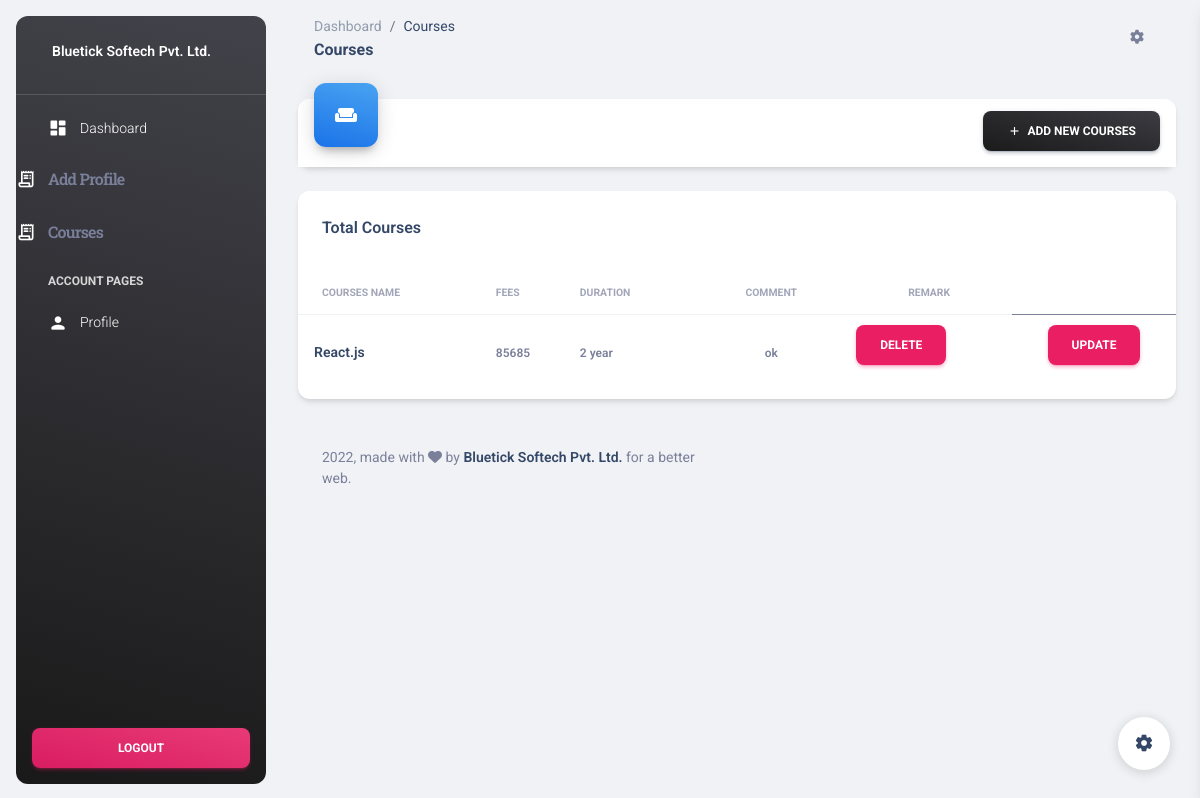
Before: /courses/ with the older database file.
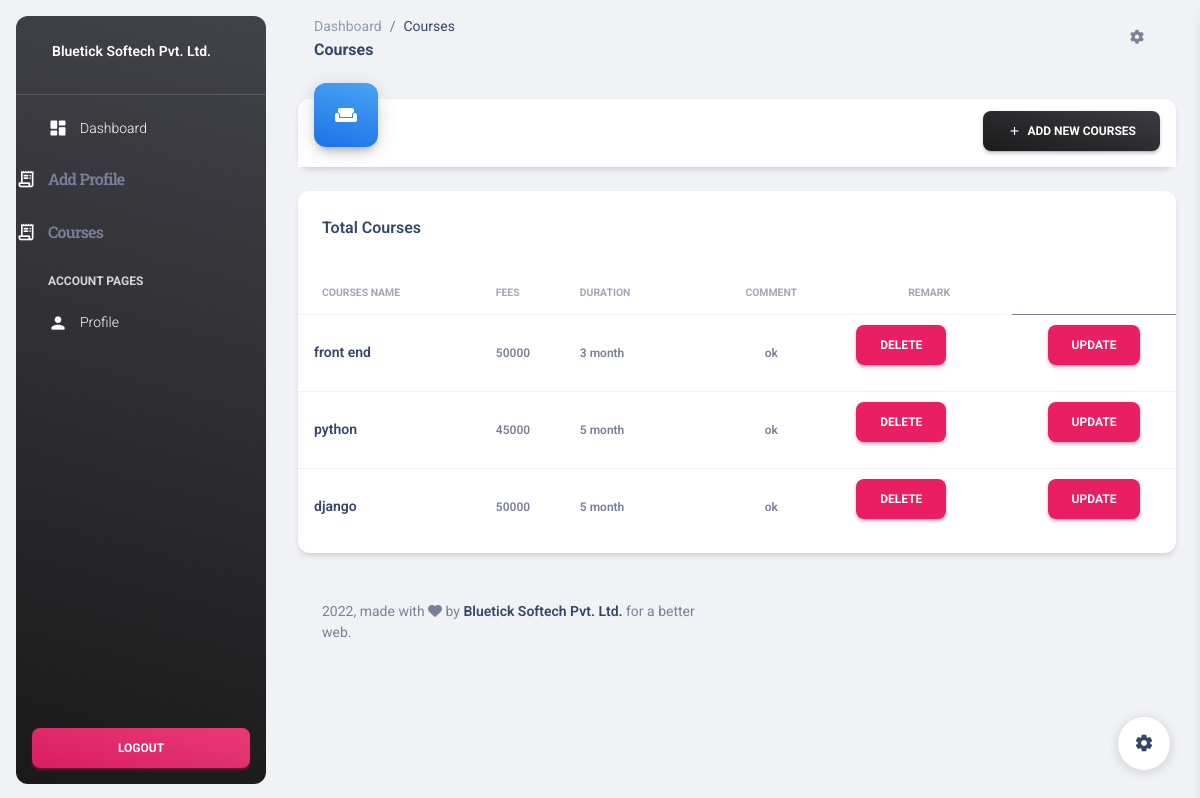
After: the same page with the newer database file.
### hrm/models.py (models this page shows, shortened)
class AddCourses(models.Model):
    course = models.CharField(max_length=100)
    fees = models.IntegerField()
    duration = models.CharField(max_length=100)
    desc = models.CharField(max_length=255)
    is_active=models.BooleanField(default=True)

### hrm/views.py (the view)
# urls.py: path('courses/', views.courses, name='courses'),
def courses(request):
    stu = AddCourses.objects.filter(is_active=True).order_by('id')
    return render(request, 'hrm/courses.html',
                  { 'request':request,
                      'stu':stu,
                   }
                  )

### hrm/templates/hrm/courses.html (shortened to what the changed rows need)
<!DOCTYPE html>
<html lang="en">
{% load static %}
<head>
  <link href="{% static 'hrm/css/nucleo-icons.css' %}" rel="stylesheet" />
  <link href="{% static 'hrm/css/nucleo-svg.css' %}" rel="stylesheet" />
  <link id="pagestyle" href="{% static 'hrm/css/material-dashboard.css' %}" rel="stylesheet" />
</head>
<body class="g-sidenav-show  bg-gray-200">
  <aside
    class="sidenav navbar navbar-vertical navbar-expand-xs border-0 border-radius-xl my-3 fixed-start ms-3   bg-gradient-dark"
    id="sidenav-main">
    <div class="collapse navbar-collapse  w-auto  max-height-vh-100" id="sidenav-collapse-main">
      <ul class="navbar-nav">
        <div class="accordion accordion-flush" id="accordionFlushExamples">
          <div class="accordion-item">
            <h2 class="accordion-header" id="flush-headingOnes">
              <li class=" nav-item accordion-button collapsed" type="button" data-bs-toggle="collapse" data-bs-target="#flush-collapseOnes" aria-expanded="false" aria-controls="flush-collapseOne">
                  <div class="text-white text-center me-2 d-flex align-items-center justify-content-center">
                    <i class="material-icons opacity-10">receipt_long</i>
                  </div>
                  <span class="nav-link-text ms-1">Add Profile</span>
              </li>
            </h2>
          </div>
        </div>
        <div class="accordion accordion-flush" id="accordionFlushExampleTwo">
          <div class="accordion-item">
            <h2 class="accordion-header" id="headingTwo">
              <li class=" nav-item accordion-button collapsed" type="button" data-bs-toggle="collapse" data-bs-target="#flush-collapseOne" aria-expanded="false" aria-controls="flush-collapseOne">
                  <div class="text-white text-center me-2 d-flex align-items-center justify-content-center">
                    <i class="material-icons opacity-10">receipt_long</i>
                  </div>
                  <span class="nav-link-text ms-1">Courses</span>
              </li>
            </h2>
            </div>
            </div>
      </ul>
    </div>
  </aside>
  <main class="main-content position-relative max-height-vh-100 h-100 border-radius-lg ">
    <div class="container-fluid py-4">
      <div class="row mt-4 mb-4">
        <div class="col-lg-12 col-md-6 mb-md-0 mb-4">
          <div class="card">
            {% if stu %}
            <div class="card-body px-0 pb-2">
              <div class="table-responsive">
                <table class="table align-items-center mb-0">
                  <thead>
                    <tr>
                      <th class="text-uppercase text-secondary text-xxs font-weight-bolder opacity-7">Courses Name</th>
                      <th class="text-uppercase text-secondary text-xxs font-weight-bolder opacity-7 ps-2">Fees
                      </th>
                      <th class="text-uppercase text-secondary text-xxs font-weight-bolder opacity-7 ps-2">Duration
                      </th>
                      <th class="text-center text-uppercase text-secondary text-xxs font-weight-bolder opacity-7">
                        Comment</th>
                        <th class="text-center text-uppercase text-secondary text-xxs font-weight-bolder opacity-7">
                          remark</th>
                    </tr>
                  </thead>
                  <tbody>
                    {% for st in stu %}
                    <tr>
                      <td>
                        <div class="d-flex px-2 py-1">
                          <div class="d-flex flex-column justify-content-center">
                            <h6 class="mb-0 text-sm">{{st.course}}</h6>
                          </div>
                        </div>
                      </td>
                      <td class="align-middle text-sm">
                        <span class="text-xs font-weight-bold">{{st.fees}}</span>
                      </td>
                      <td class="align-middle text-sm">
                        <span class="text-xs font-weight-bold">{{st.duration}}</span>
                      </td>
                      <td class="align-middle text-center text-sm">
                        <span class="text-xs font-weight-bold">{{st.desc}}</span>
                      </td>
                        <td style="padding:10px;"><a href="{% url 'delete' st.pk %}" class="btn btn-primary" >Delete</a></td>
                      <td class="align-middle text-center text-sm">
                        <a href="/update_view/{{st.id}}/" class="btn btn-primary" >Update</a>
                      </td>
                    </tr>
                    {% endfor %}
                  </tbody>
                </table>
                {% else %}
                <h4 class="text-center alert alert-warning">No Records</h4>
                {% endif %}
              </div>
            </div>
          </div>
        </div>
      </div>
    </div>
  </main>
</body>
</html>

Changed rows visible on the page:
removed AddCourses: course "React.js", fees "85685", duration "2 year", desc "ok"
added AddCourses: course "front end", fees "50000", duration "3 month", desc "ok"
added AddCourses: course "python", fees "45000", duration "5 month", desc "ok"
added AddCourses: course "django", fees "50000", duration "5 month", desc "ok"
